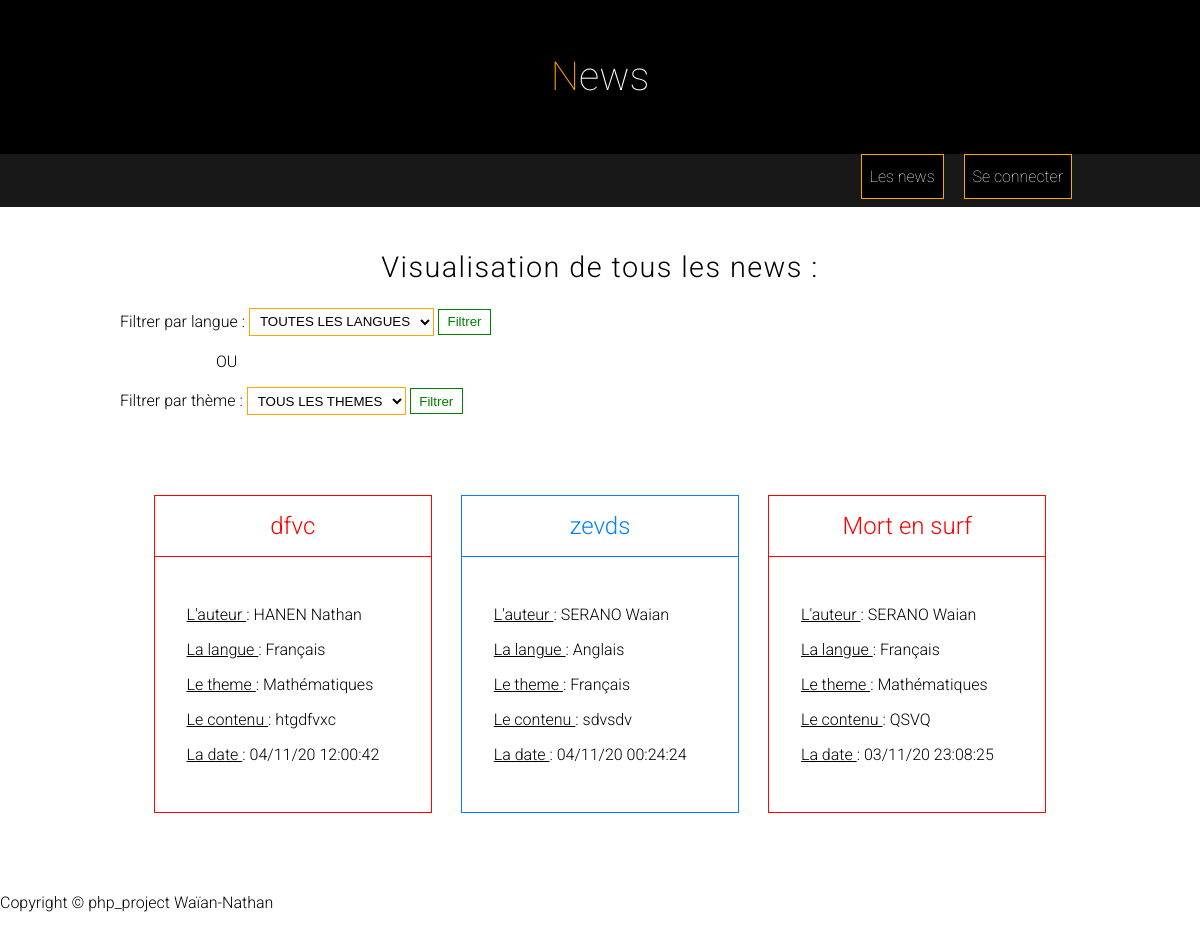
/php/index.php, run on the app's committed database.
### tables this page shows
CREATE TABLE `news` (
  `id_news` int(11) NOT NULL,
  `id_theme` int(11) NOT NULL,
  `id_langue` int(11) NOT NULL,
  `visibility` tinyint(4) NOT NULL,
  `title_news` varchar(100) NOT NULL,
  `date_news` datetime NOT NULL,
  `text_news` text NOT NULL,
  `id_editor` int(11) NOT NULL
);

CREATE TABLE `editor` (
  `id_editor` int(6) NOT NULL,
  `surname` varchar(32) NOT NULL,
  `name` varchar(32) NOT NULL,
  `mail_address` varchar(128) NOT NULL,
  `password` varchar(128) NOT NULL,
  `dateCreate` datetime NOT NULL
);

CREATE TABLE `langue` (
  `id_langue` int(11) NOT NULL,
  `title` varchar(255) NOT NULL
);

CREATE TABLE `theme` (
  `id_theme` int(11) NOT NULL,
  `title` varchar(255) NOT NULL,
  `description` text NOT NULL,
  `color` varchar(6) NOT NULL
);

### php/class/Session.php (called while the page is built, shortened)
<?php
class Session
{
    static $instance;
    static function getInstance()
    {
        if (!self::$instance)
            self::$instance = new Session();
        return self::$instance;
    }
    public function read($key)
    {
        return isset($_SESSION[$key]) ? $_SESSION[$key] : null;
    }
}

### php/class/App.php (called while the page is built)
<?php
class App
{
    static $dbUsers = null;
    static function getDatabase()
    {
        if (!self::$dbUsers)
            self::$dbUsers = new Database('root', '', 'projet_php');
        return self::$dbUsers;
    }
    static function getAuth()
    {
        return new Auth(Session::getInstance());
    }
}

### php/class/Auth.php (called while the page is built, shortened)
<?php
class Auth
{
    private $session;
    public function __construct($session)
    {
        $this->session = $session;
    }
    public function user()
    {
        if (!$this->session->read('auth'))
            return false;
        return $this->session->read('auth');
    }
}

### php/class/Database.php (called while the page is built, shortened)
<?php
class Database
{
    private $pdo;
    public function __construct($login, $password, $database_name, $host = 'localhost')
    {
        $this->pdo = new PDO("mysql:dbname=$database_name;host=$host", $login, $password);
        $this->pdo->setAttribute(PDO::ATTR_ERRMODE, PDO::ERRMODE_EXCEPTION);
        $this->pdo->setAttribute(PDO::ATTR_DEFAULT_FETCH_MODE, PDO::FETCH_OBJ);
    }
    public function query($query, $params = false)
    {
        if ($params) {
            $req = $this->pdo->prepare($query);
            $req->execute($params);
        } else
            $req = $this->pdo->query($query);
        return $req;
    }
}

### php/index.php (the view, shortened to what this page needs)
<?php
include_once 'class/App.php';
include_once 'class/Auth.php';
include_once 'class/Session.php';
include_once 'class/Database.php';
$auth = App::getAuth();
$bdd = App::getDatabase();
$reqNews = $bdd->query('SELECT * FROM news WHERE visibility ORDER BY date_news desc');
?>
<html lang="fr">
<head>
    <link type="text/css" rel="stylesheet" href="../css/style.css">
    <link type="text/css" rel="stylesheet" href="../css/index.css">
</head>
<body>
    <?php
    $title = "News";
    include("./inc/header.php");
    ?>
    <main>
        <br />
        <h2>
            Visualisation de tous les news :
        </h2>
        <form method="POST">
            <label for="langueArticle">
                Filtrer par langue :
            </label>
            <select name="langueArticle" class="button">
                <option value="0" <?php if (!isset($_POST['langueArticle'])) : ?> selected <?php endif; ?>>
                    TOUTES LES LANGUES
                </option>
            </select>
            <input class="info button" type="submit" name="langue" value="Filtrer" />
        </form>
        <div id="or">
            <p>OU</p>
        </div>
        <form method="POST">
            <label for="themeArticle">
                Filtrer par thème :
            </label>
            <select name="themeArticle" class="button">
                <option value="0" <?php if (!isset($_POST['themeArticle'])) : ?> selected <?php endif; ?>>
                    TOUS LES THEMES
                </option>
            </select>
            <input class="info button" type="submit" name="theme" value="Filtrer" />
        </form>
        <?php
        if ($reqNews->rowCount()) :
        ?>
            <div id="articles">
                <?php
                foreach ($reqNews as $reqNew) :
                    $reqTheme = $bdd->query("SELECT * FROM theme WHERE id_theme=?", [$reqNew->id_theme])->fetch();
                    $reqLangue = $bdd->query("SELECT * FROM langue WHERE id_langue=?", [$reqNew->id_langue])->fetch();
                    $reqEditor = $bdd->query("SELECT surname, name, mail_address FROM editor WHERE id_editor=?", [$reqNew->id_editor])->fetch();
                ?>
                    <div class="article <?= "theme-" . $reqTheme->id_theme ?>">
                        <a href="">
                            <h3>
                                <?= $reqNew->title_news; ?>
                            </h3>
                        </a>
                        <div>
                            <p>
                                <strong>
                                    <u>
                                        L'auteur
                                    </u>
                                    :
                                </strong>
                                <?= $reqEditor->surname, " ", $reqEditor->name; ?>
                            </p>
                            <p>
                                <strong>
                                    <u>
                                        La langue
                                    </u>
                                    :
                                </strong>
                                <?= $reqLangue->title; ?>
                            </p>
                            <p>
                                <strong>
                                    <u>
                                        Le theme
                                    </u>
                                    :
                                </strong>
                                <span title="Description : <?= $reqTheme->description; ?>">
                                    <?= $reqTheme->title ?>
                                </span>
                            </p>
                            <p>
                                <strong>
                                    <u>
                                        Le contenu
                                    </u>
                                    :
                                </strong>
                                <?= $reqNew->text_news; ?>
                            </p>
                            <p>
                                <strong>
                                    <u>
                                        La date
                                    </u>
                                    :
                                </strong>
                                <?= date("d/m/y H:i:s", strtotime($reqNew->date_news)); ?>
                            </p>
                        </div>
                    </div>
                <?php
                endforeach;
                ?>
            </div>
        <?php
        else :
        ?>
            <p>
                Aucune news enregistrées dans la base de donnée
            </p>
        <?php endif; ?>
    </main>
    <?php
    include_once 'inc/footer.php';
    ?>
</body>
</html>

### php/inc/header.php
<header>
    <h1 class="main-title">
        <a href="index.php">
            <?= $title ?>
        </a>
    </h1>
</header>
<nav>
    <div>
        <a href="index.php" class="button">
            Les news
        </a>
        <?php if ($auth->user()) : ?>
            <a href="compte.php" class="button">
                Mon compte
            </a>
        <?php else : ?>
            <a href="connexion.php" class="button">
                Se connecter
            </a>
        <?php endif; ?>
    </div>
</nav>

### php/inc/footer.php (shortened to what this page needs)
<footer>
    <p>
        Copyright &copy; php_project Waïan-Nathan
    </p>
</footer>

### css/style.css (style rules this page uses)
:root { font-family: 'Roboto', serif; }
* { font-weight: 300; }
a { color: var(--themed-color); text-decoration: none; }
body { margin: 0; background-color: var(--themed-white); }
main { margin: 0 10%; }
header { background-color: var(--main-black); padding: 2rem; margin: 0; }
h2 { text-align: center; letter-spacing: .05em; font-size: 1.8rem; }
.main-title { text-align: center; }
.main-title * { font-weight: lighter; color: var(--main-white); transition: color .2s, letter-spacing .2s; font-size: 2.5rem; }
.main-title::first-letter { color: var(--main-color); }
nav { background-color: var(--main-dark); margin: 0; }
nav>div { margin: 0 10%; text-align: right; }
.button { border: var(--themed-color) 1px solid; padding: .35em .45em; min-width: 4em; background-color: var(--themed-light); color: var(--themed-black); font-weight: lighter; transition: border .3s, color .3s, background-color .3s; }
.info.button { border-color: var(--validate-color); }
nav .button { border: var(--main-color) 1px solid; display: inline-block; background-color: var(--main-black); color: var(--main-white); padding: .75em .5em; margin: 0 .5rem .5rem .5rem; }
.info { color: var(--validate-color); }

### css/index.css (style rules this page uses)
#or p { padding-left: 10%; }
#articles { display: flex; flex-wrap: wrap; margin: 4rem 2%; }
.article { width: 30%; margin: 1rem auto; background-color: var(--themed-light); word-break: break-word; }
.article>div { padding: 2rem; }
.article>a { display: block; padding: 1rem 1rem; color: var(--themed-white); }
.article>a>h3 { margin: 0; font-size: 1.5rem; }

### data on the page
news: title_news "dfvc", id_editor.surname "HANEN", id_editor.name "Nathan", id_langue.title "Français", id_theme.title "Mathématiques", text_news "htgdfvxc", date_news "04/11/20 12:00:42"
news: title_news "zevds", id_editor.surname "SERANO", id_editor.name "Waian", id_langue.title "Anglais", id_theme.title "Français", text_news "sdvsdv", date_news "04/11/20 00:24:24"
news: title_news "Mort en surf", id_editor.surname "SERANO", id_editor.name "Waian", id_langue.title "Français", id_theme.title "Mathématiques", text_news "QSVQ", date_news "03/11/20 23:08:25"

### other printed values
$title "News"
